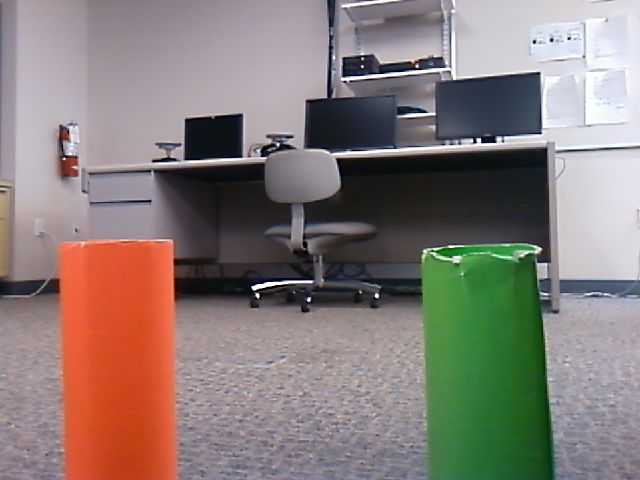
%> input picture Lab4_Jesus_Gutierrez/Lab4_solution/image1.bmp, 640 x 480 px
$ octave hsv_analysis.m   (GNU Octave 9; MATLAB toolbox functions it lacks are replaced by stand-ins)
%> lines starting %> are read from the running program, lines starting %| are printed output that depends on the picture; in (x1, y1, x2, y2) boxes, pixels count from 0 and x2, y2 are one past the last pixel; in counts of white or black regions, pixels touching at a corner belong together; the program's own positions count from 1
%% Shukui Zhang
% This code is used to obtain the threshold for h.s.v after having the
% sample images by running camera_example.m

img = imread('image1.bmp');
%> img is the input picture: size 480x640x3 uint8; mean R, G, B 135.7, 124.9, 121
figure(1)
imshow(img)

hsv = rgb2hsv(img); % convert to HSV
%> hsv: size 480x640x3 double; mean H, S, V 0.584, 0.213, 0.568
figure(4)
surf(hsv(:,:,1))
shading interp
title('Hue')
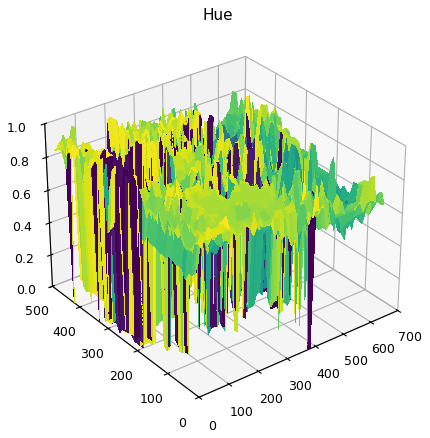
%> figure redrawn from the program's plot data

figure(5)
surf(hsv(:,:,2))
shading interp
title('Saturation')
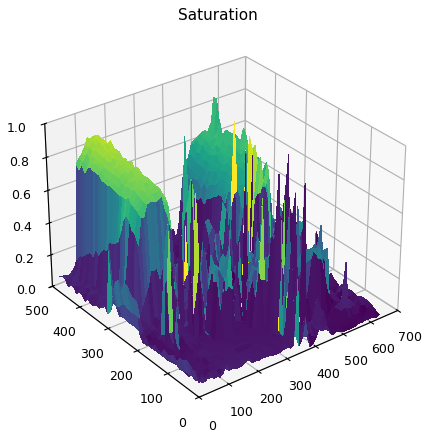
%> figure redrawn from the program's plot data

figure(6)
surf(hsv(:,:,3))
shading interp
title('Value')
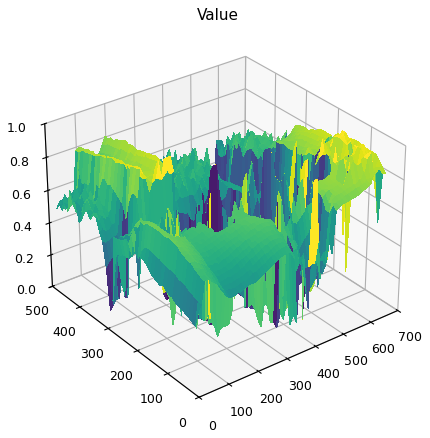
%> figure redrawn from the program's plot data


orange_binary_hue = (hsv(:,:,1) > 0.02).* (hsv(:,:,1) < 0.045);
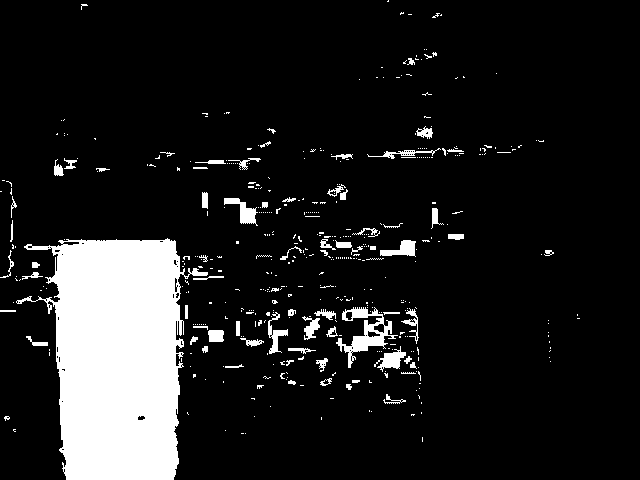
%> orange_binary_hue: size 480x640 double; values 0 (black) and 1 (white), 12% white; 458 white regions (387 under 20 px), largest, box (x1, y1, x2, y2) and area: (16, 238, 208, 480) 29055, (336, 307, 398, 368) 1161, (224, 198, 258, 226) 380

%% Optional: using bwareafilt to leave only the largest object in binary image
% (object), while remove all the smaller ones (outliers)
% orange_binary_hue  = bwareafilt(imbinarize(orange_binary_hue),1);

% apply thresholding for hsv
green_binary_hue = (hsv(:,:,1) > 0.29).* (hsv(:,:,1) < 0.39);
%> green_binary_hue: size 480x640 double; values 0 (black) and 1 (white), 9.2% white; 19 white regions (17 under 20 px), largest, box (x1, y1, x2, y2) and area: (417, 241, 555, 480) 28096, (384, 164, 392, 172) 29
green_binary_satu = (hsv(:,:,2) > 0.37).* (hsv(:,:,2) < 0.80);
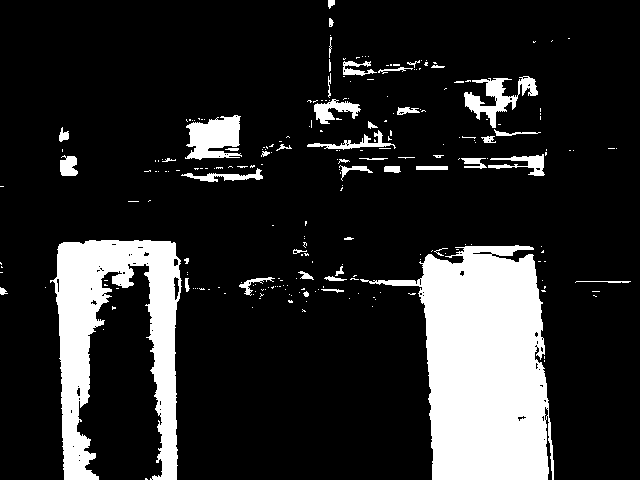
%> green_binary_satu: size 480x640 double; values 0 (black) and 1 (white), 16.3% white; 242 white regions (195 under 20 px), largest, box (x1, y1, x2, y2) and area: (360, 245, 554, 480) 26692, (50, 240, 182, 480) 14866, (185, 115, 242, 160) 1755
green_binary_value = (hsv(:,:,3) > 0.3).* (hsv(:,:,3) < 0.60);
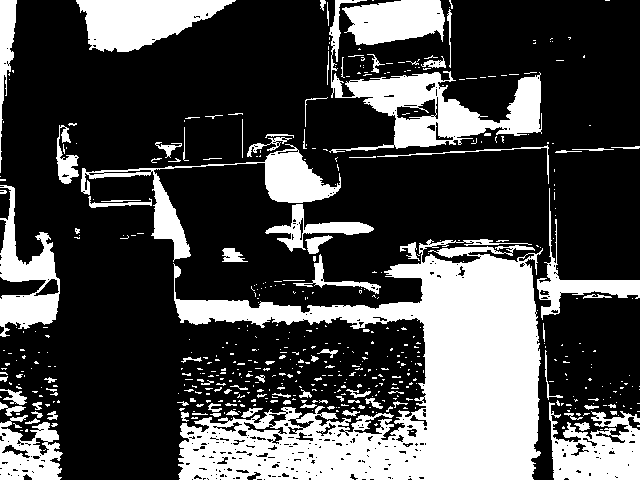
%> green_binary_value: size 480x640 double; values 0 (black) and 1 (white), 29.2% white; 538 white regions (444 under 20 px), largest, box (x1, y1, x2, y2) and area: (173, 239, 543, 480) 43956, (329, 0, 542, 153) 8029, (76, 0, 236, 52) 5246

green_binary_hsv = green_binary_hue.* green_binary_satu.* green_binary_value;
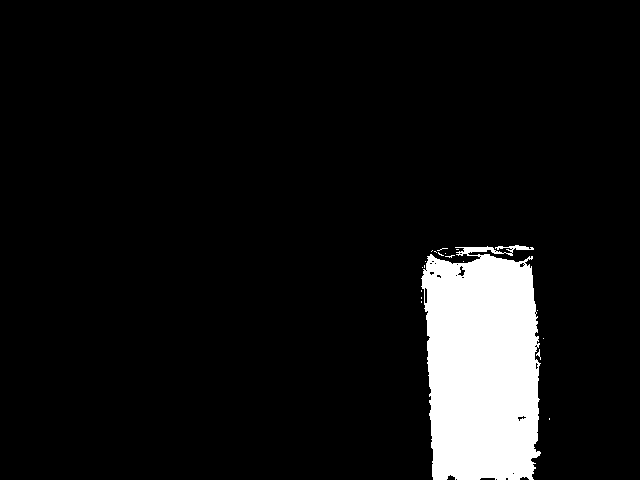
%> green_binary_hsv: size 480x640 double; values 0 (black) and 1 (white), 7.8% white; 19 white regions (18 under 20 px), largest, box (x1, y1, x2, y2) and area: (421, 245, 541, 480) 23964

figure(10)
imshow(orange_binary_hue)
title('Binary orange cylinder - Hue')

figure(20)
imshow(green_binary_hue)
title('Binary green cylinder - Hue')

figure(30)
imshow(green_binary_hsv)
title('Binary green cylinder - H.S.V.')

%% as seen in binary image from hue, orange cylinder has more outliers than the green one.
% Properly using information from additional channel, e.g. Saturation and value does improve
% performance (less outliers exist by adding saturation and value information), but
% may also accidentally remove pixels belong to the object
